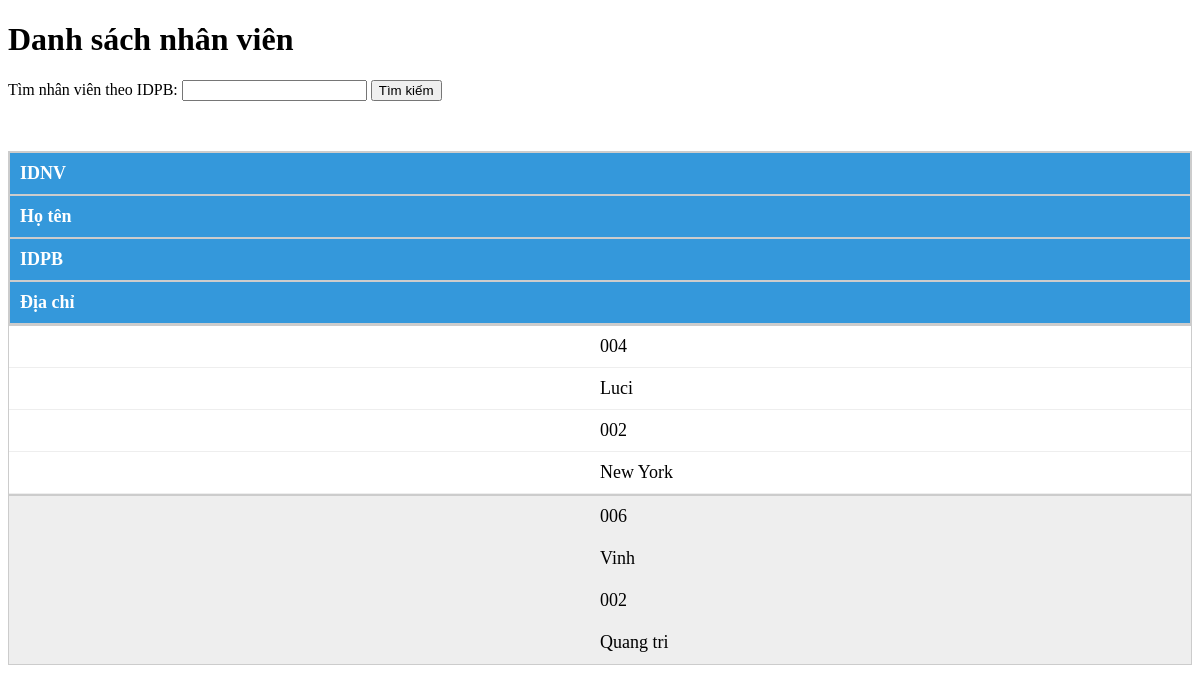
The page /xemNV.php?idpb=002 on the database its author committed.
### tables this page shows
CREATE TABLE `nhanvien` (
  `IDNV` varchar(5) NOT NULL,
  `Hoten` text NOT NULL,
  `IDPB` varchar(5) NOT NULL,
  `Diachi` text NOT NULL
);

### xemNV.php (the view, shortened to what this page needs)
<!DOCTYPE html>
<html>
<body>
    <h1>Danh sách nhân viên</h1>
    <form method="GET">
        <label for="idpb">Tìm nhân viên theo IDPB:</label>
        <input type="text" id="idpb" name="idpb">
        <input type="submit" value="Tìm kiếm">
    </form>
    <?php
    $dbhost = "localhost";
    $dbuser = "root";
    $dbpass = "";
    $db = "102210132_thong";
    $connect = new mysqli($dbhost, $dbuser, $dbpass, $db);
    if (isset($_GET['idpb'])) {
        $selectedIDPB = $_GET['idpb'];
        $sql = "SELECT * FROM NHANVIEN WHERE IDPB='$selectedIDPB'";
        $result = $connect->query($sql);
        if ($result->num_rows > 0) {
            echo "<table>";
            echo "<tr><th>IDNV</th><th>Họ tên</th><th>IDPB</th><th>Địa chỉ</th></tr>";
            while ($row = $result->fetch_assoc()) {
                echo "<tr><td>" . $row["IDNV"] . "</td><td>" . $row["Hoten"] . "</td><td>" . $row["IDPB"] . "</td><td>" . $row["Diachi"] . "</td></tr> ";
            }
            echo "</table>";
        } else {
            echo "Không có dữ liệu.";
        }
    }
    ?>
</body>
</html>

### xemNV.php (style rules this page uses)
table { width: 750px; border-collapse: collapse; margin: 50px auto; }
tr:nth-of-type(odd) { background: #eee; }
th { background: #3498db; color: white; font-weight: bold; }
td, th { padding: 10px; border: 1px solid #ccc; text-align: left; font-size: 18px; }
@media only screen and (max-width: 760px),
(min-device-width: 768px) and (max-device-width: 1024px) { table { width: 100%; } }
@media only screen and (max-width: 760px),
(min-device-width: 768px) and (max-device-width: 1024px) { table, thead, tbody, th, td, tr { display: block; } }
@media only screen and (max-width: 760px),
(min-device-width: 768px) and (max-device-width: 1024px) { tr { border: 1px solid #ccc; } }
@media only screen and (max-width: 760px),
(min-device-width: 768px) and (max-device-width: 1024px) { td { border: none; border-bottom: 1px solid #eee; position: relative; padding-left: 50%; } }
@media only screen and (max-width: 760px),
(min-device-width: 768px) and (max-device-width: 1024px) { td:before { position: absolute; top: 6px; left: 6px; width: 45%; padding-right: 10px; white-space: nowrap; content: attr(data-column); color: #000; font-weight: bold; } }

### rows shown on the page
nhanvien: IDNV "004", Hoten "Luci", IDPB "002", Diachi "New York"
nhanvien: IDNV "006", Hoten "Vinh", IDPB "002", Diachi "Quang tri"
